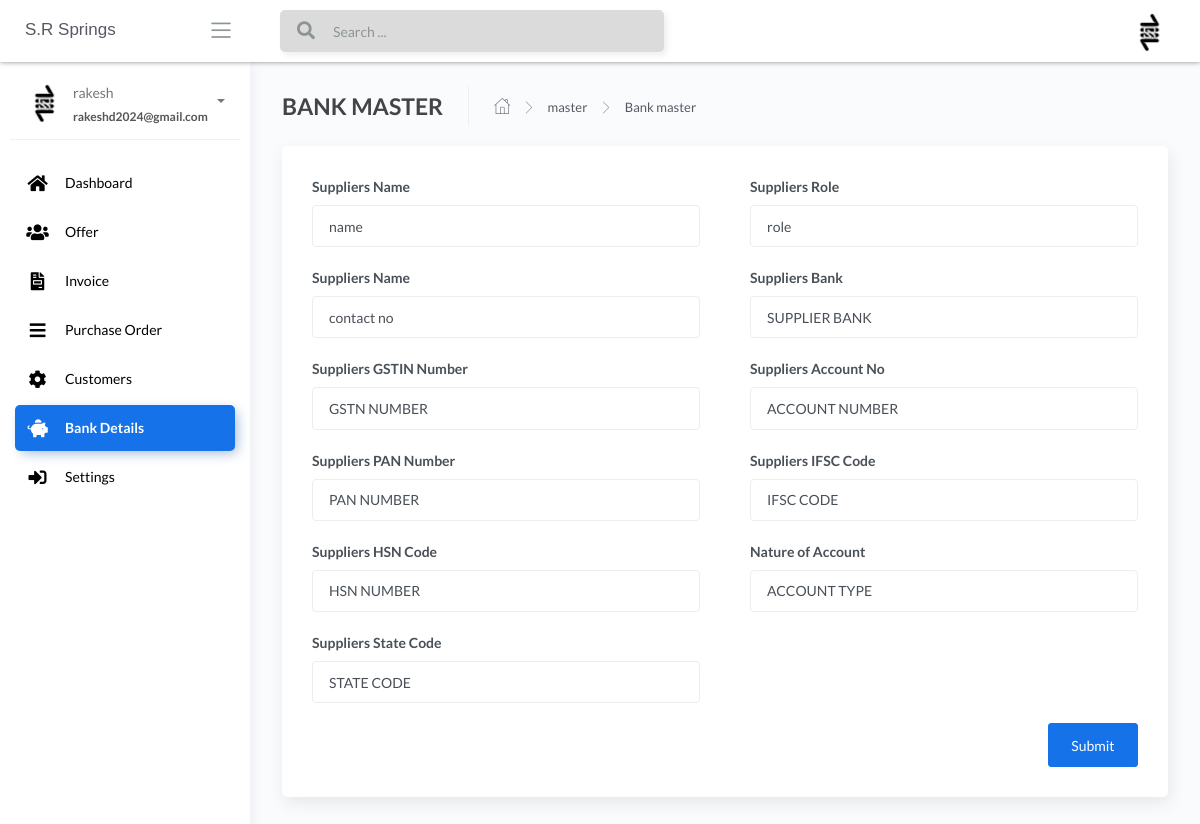
/Bank-details (signed in), run on an earlier commit of the app's database.
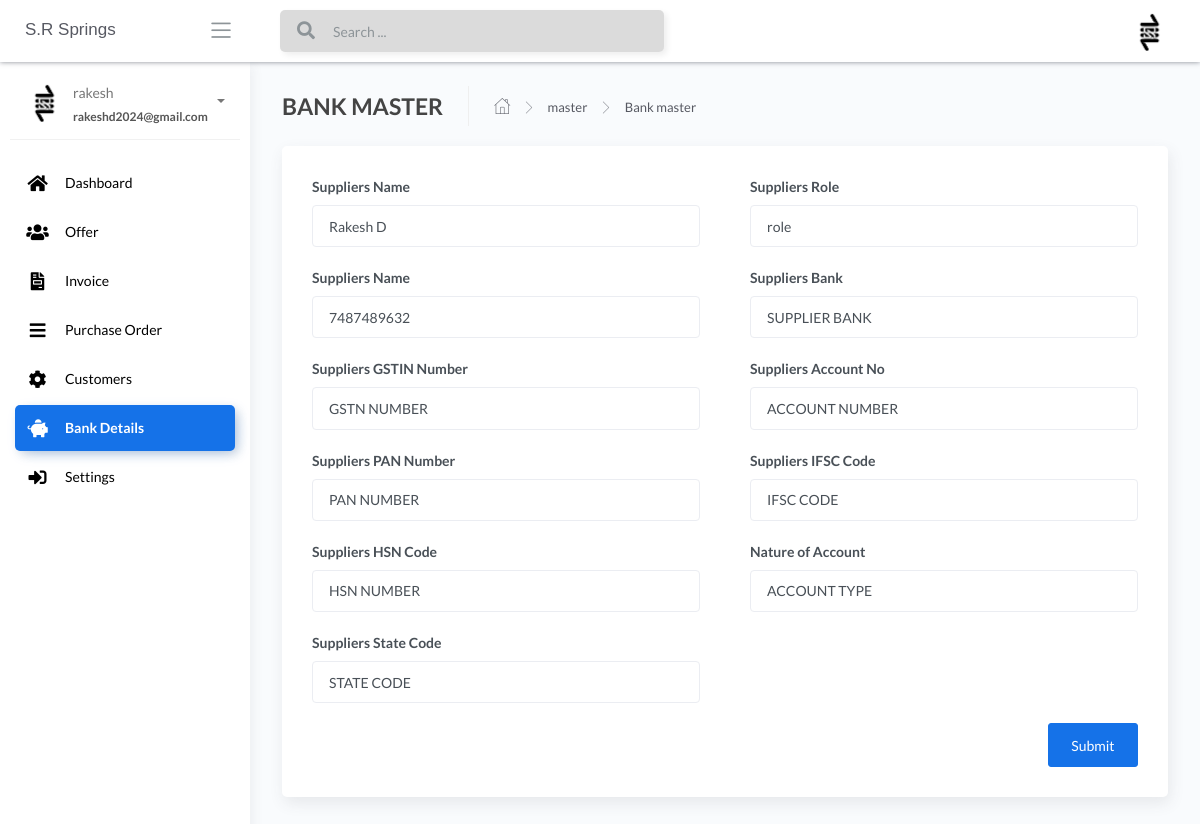
And on a later commit of the database.
### apps/home/models.py (models this page shows, shortened)
class BankDetails(db.Model):
    __tablename__ = "BankDetails"
    id = db.Column(db.Integer, primary_key=True)
    supplier_name = db.Column(db.String())
    supplier_role = db.Column(db.String())
    supplier_contact_no = db.Column(db.String())
    suppliers_gstin_number = db.Column(db.String())
    suppliers_pan_number = db.Column(db.String())
    suppliers_hsn_code = db.Column(db.String())
    suppliers_state_code = db.Column(db.String())
    suppliers_bank = db.Column(db.String())
    suppliers_account_no = db.Column(db.String())
    suppliers_ifsc_code = db.Column(db.String())
    nature_of_account = db.Column(db.String())

### apps/home/routes.py (the view, shortened to what this page needs)
@blueprint.route('/Bank-details', methods=['GET', 'POST'])
@login_required
def Bank_master():
    if request.method == 'GET':
        bank_detail = BankDetails.query.filter_by(id=1).first()
        return render_template('home/Bank-master.html',segment='Bank-details',bank_detail=bank_detail)

### apps/__init__.py (called while the page is built)
def configure_database(app):
    @app.before_first_request
    def initialize_database():
        db.create_all()
    @app.teardown_request
    def shutdown_session(exception=None):
        db.session.remove()

### apps/authentication/models.py (called while the page is built)
@login_manager.user_loader
def user_loader(id):
    return Users.query.filter_by(id=id).first()

### apps/templates/home/Bank-master.html (shortened to what the changed rows need)
{% extends "layouts/base.html" %}
{% block content %}
<div class="content">
    <div class="page-inner">
        <form action='' method="POST">
            <div class="card">
                <div class="card-body">
                    <div class="row">
                        <div class="col-md-6">
                            <div class="form-group">
                                <label for="supplier_name">Suppliers Name</label>
                                <input type="text" id="supplier_name" name="supplier_name" class="form-control"
                                    value="{{ bank_detail.supplier_name }}">
                            </div>
                            <div class="form-group">
                                <label for="supplier_contact_no">Suppliers Name</label>
                                <input type="text" id="supplier_contact_no" name="supplier_contact_no" class="form-control"
                                    value="{{ bank_detail.supplier_contact_no }}">
                            </div>
                            <div class="form-group">
                                <label for="suppliers_gstin_number">Suppliers GSTIN Number</label>
                                <input type="text" id="suppliers_gstin_number" name="suppliers_gstin_number" class="form-control"
                                    value="{{ bank_detail.suppliers_gstin_number }}">
                            </div>
                            <div class="form-group">
                                <label for="suppliers_pan_number">Suppliers PAN Number</label>
                                <input type="text" id="suppliers_pan_number" name="suppliers_pan_number" class="form-control"
                                    value="{{ bank_detail.suppliers_pan_number }}">
                            </div>
                            <div class="form-group">
                                <label for="suppliers_hsn_code">Suppliers HSN Code</label>
                                <input type="text" id="suppliers_hsn_code" name="suppliers_hsn_code" class="form-control"
                                    value="{{ bank_detail.suppliers_hsn_code }}">
                            </div>
                            <div class="form-group">
                                <label for="suppliers_state_code">Suppliers State Code</label>
                                <input type="text" id="suppliers_state_code" name="suppliers_state_code" class="form-control"
                                    value="{{ bank_detail.suppliers_state_code }}">
                            </div>
                        </div>
                        <div class="col-md-6">
                            <div class="form-group">
                                <label for="supplier_role">Suppliers Role</label>
                                <input type="text" id="supplier_role" name="supplier_role" class="form-control"
                                    value="{{ bank_detail.supplier_role }}">
                            </div>
                            <div class="form-group">
                                <label for="suppliers_bank">Suppliers Bank</label>
                                <input type="text" id="suppliers_bank" name="suppliers_bank" class="form-control"
                                    value="{{ bank_detail.suppliers_bank }}">
                            </div>
                            <div class="form-group">
                                <label for="suppliers_account_no">Suppliers Account No</label>
                                <input type="text" id="suppliers_account_no" name="suppliers_account_no" class="form-control"
                                    value="{{ bank_detail.suppliers_account_no }}">
                            </div>
                            <div class="form-group">
                                <label for="suppliers_ifsc_code">Suppliers IFSC Code</label>
                                <input type="text" id="suppliers_ifsc_code" name="suppliers_ifsc_code" class="form-control"
                                    value="{{ bank_detail.suppliers_ifsc_code }}">
                            </div>
                            <div class="form-group">
                                <label for="nature_of_account">Nature of Account</label>
                                <input type="text" id="nature_of_account" name="nature_of_account" class="form-control"
                                    value="{{ bank_detail.nature_of_account }}">
                            </div>
                        </div>
                    </div>
                </div>
            </div>
        </form>
    </div>
</div>
{% endblock content %}

What changed in the data, as far as the page shows it:
changed BankDetails "GSTN NUMBER": supplier_name "name" → "Rakesh D"; supplier_contact_no "contact no" → "7487489632"
